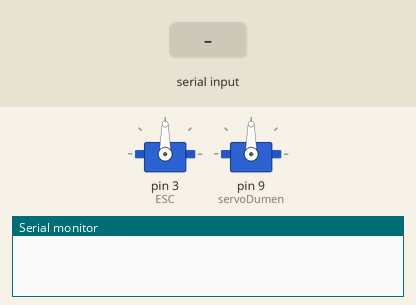
This sketch was run on a simulated Arduino Uno, built with avr-gcc and run on an emulated ATmega328P. Parts: 2 × servo, the last lines printed to the serial monitor. The inputs (shaded band) are chosen by the test bench.

Above: at 1.2 s.
1.3 s: "90,45\n" received over Serial
At 2.8 s:
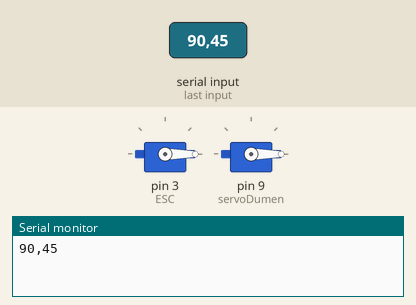
3.8 s: "5\n" received over Serial
6.3 s: "1,90,45\n" received over Serial
Timing chart, 0 to 9.3 s (numbered marks = the images above; inputs shaded):
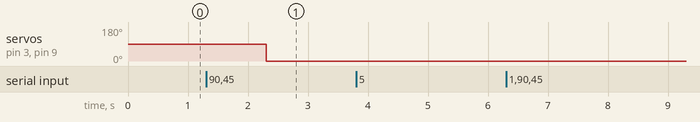

The sketch:

NanoPotansiyometreEscFircasiz.ino
```cpp
#include <Servo.h>
Servo ESC;     // create servo object to control the ESC
Servo servoDumen;
int hizDegeri;  // value from the analog pin
int aciDegeri;
String bluetoothOkunan;

void setup() {
  Serial.begin(9600);
  // Attach the ESC on pin 3
  ESC.attach(3, 1000, 2000); // (pin, min pulse width, max pulse width in microseconds)
  servoDumen.attach(9);
  hizDegeri = 700; //700 de motor duruyor
}
void loop() {

  //    Serial.println(hizDegeri);
  while (Serial.available()) {
    bluetoothOkunan = Serial.readString(); // read the incoming data as string
    //    hizDegeri = analogRead(A0);// reads the value of the potentiometer (value between 0 and 1023)
    String hizOkunan = getValue(bluetoothOkunan, '_', 0); // get 1
    String dumenOkunan = getValue(bluetoothOkunan, '_', 1); // get 2
    Serial.print(hizOkunan);
    Serial.print(' ');
    Serial.println(dumenOkunan);

    hizDegeri = hizOkunan.toInt();// appInventorden 0-1023 arası bir deger gelecek
    hizDegeri = map(hizDegeri, 0, 1023, -200, 200); //motor hızını -200,200 arası belirledik
    ESC.write(hizDegeri);    // Escye sinyaligonderdik
    aciDegeri = dumenOkunan.toInt();
    servoDumen.write(aciDegeri);
  }
}

String getValue(String data, char separator, int index)
{
  int found = 0;
  int strIndex[] = {0, -1};
  int maxIndex = data.length() - 1;

  for (int i = 0; i <= maxIndex && found <= index; i++) {
    if (data.charAt(i) == separator || i == maxIndex) {
      found++;
      strIndex[0] = strIndex[1] + 1;
      strIndex[1] = (i == maxIndex) ? i + 1 : i;
    }
  }

  return found > index ? data.substring(strIndex[0], strIndex[1]) : "";
}
```

Measured:
- after the input at 1.3 s, servo on pin 3 (ESC), servo on pin 9 (servoDumen): 90° → 0° after 1.0 s
